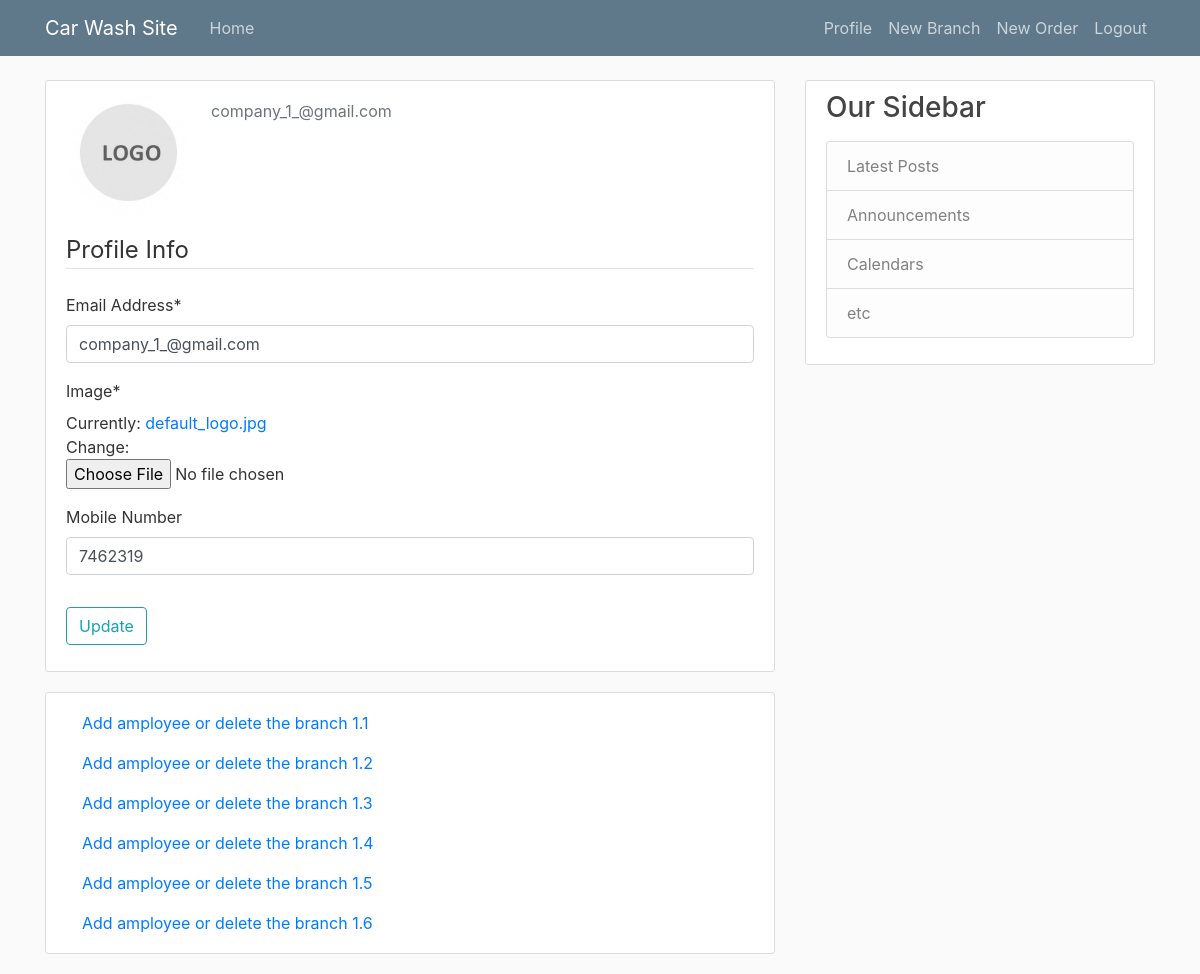
Before: /company/profile/3 (signed in) with the older database file.
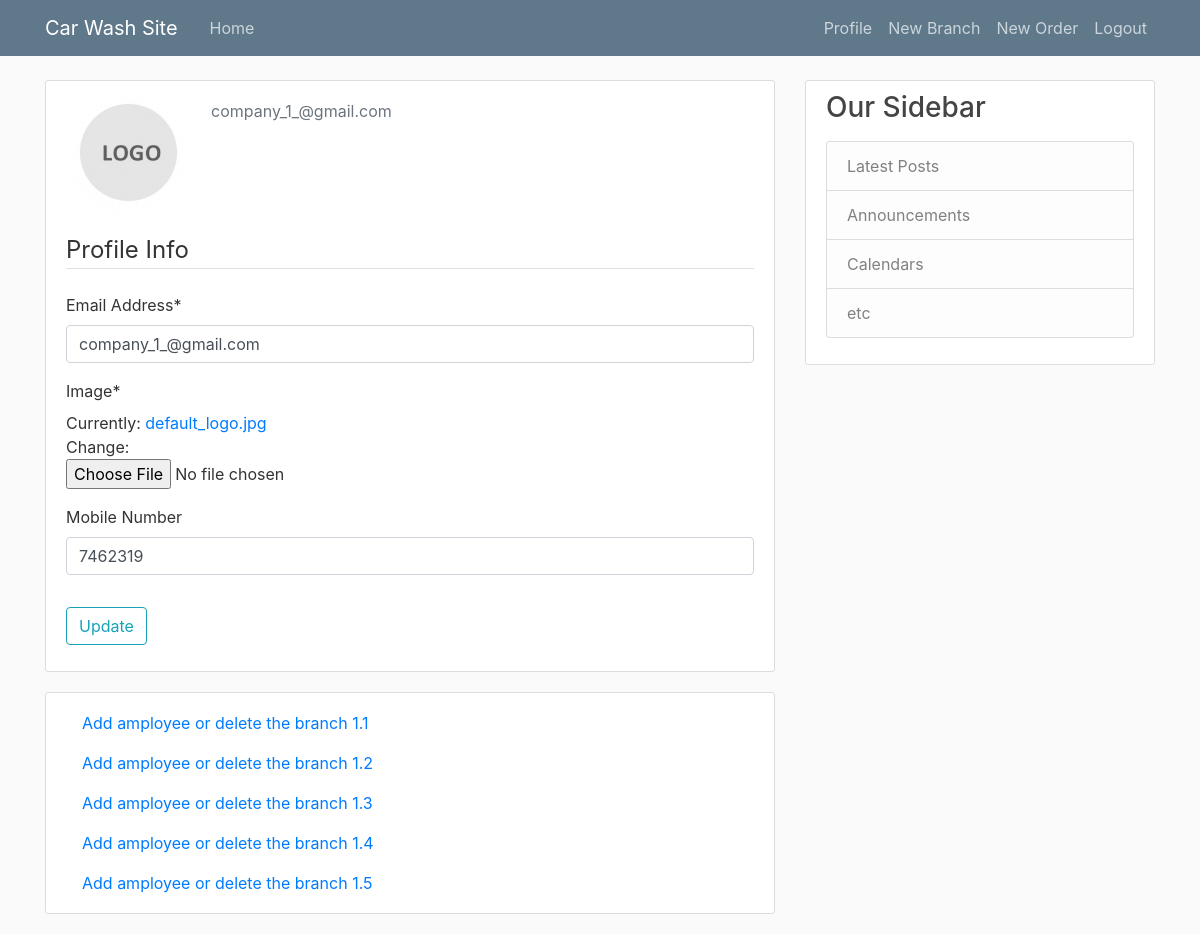
After: the same page with the newer database file.
### car_wash_app/models.py (models this page shows, shortened)
class Branch(models.Model):
    company = models.ForeignKey(
        CompanyProfile,
        on_delete=models.CASCADE,
        verbose_name=_("Company"),
        related_name="branch",
    )
    title = models.CharField(max_length = 255, verbose_name=_('Branch'))
    location = models.OneToOneField(Location, on_delete = models.PROTECT, verbose_name = _("Location"))
    description = models.TextField(verbose_name=_("Description"))
    image = models.ImageField(null = True, blank = True, upload_to = "pictures", verbose_name=_("Image"))
    class Meta:
        verbose_name = _('Branch')
        verbose_name_plural = _('Branches')

### car_wash_app/views.py (the view, shortened to what this page needs)
# urls.py: path("company/profile/<int:pk>", user_views.profile, name = "profile"),
@login_required
def profile(request: WSGIRequest, pk: int) -> HttpResponse:
    company = get_object_or_404(CompanyProfile, id=pk)
    branches = company.branch.all()
    user_update_form = UserUpdateForm(instance=request.user)
    profile_update_form = ProfileUpdateForm(instance=request.user.company)
    context = {
        "user_update_form": user_update_form,
        "profile_update_form": profile_update_form,
        "branches": branches,
    }
    return render(request, "car_wash_app/profile.html", context)

### car_wash_app/forms.py
class UserUpdateForm(forms.ModelForm):
    class Meta:
        model = User
        fields = ["email"]

class ProfileUpdateForm(forms.ModelForm):
    class Meta:
        model = CompanyProfile
        fields = ["image", "mobile_number",]

### car_wash_app/templates/car_wash_app/profile.html (shortened to what this page needs)
{% extends "car_wash_app/base.html" %}
{% load crispy_forms_tags %}
{% block content %}
  <div class="content-section">
    <div class="media">
      <img class="rounded-circle account-img" src="{{user.company.image.url}}">
      <div class="media-body">
        <p class="text-secondary">{{ user.email }}</p>
      </div>
    </div>
    <form method = "POST", enctype="multipart/form-data">
      <fieldset class = "form-group">
          <legend class = "border-bottom mb-4"> Profile Info</legend>
          {{user_update_form|crispy}}
          {{profile_update_form|crispy}}
      </fieldset>
      <div class = "form-group">
          <button class = "btn btn-outline-info" type = "submit"> Update </button>
      </div>
    </form>
  </div>
  <div class="content-section">
    {% for branch in branches %}
     <a class="nav-item nav-link" href="{% url 'employee-register' branch.id %}"> Add amployee or delete the {{branch.title}}</a>
    {% endfor %}
  </div>
{% endblock content%}

Changed rows visible on the page:
removed Branch: title "branch 1.6"
